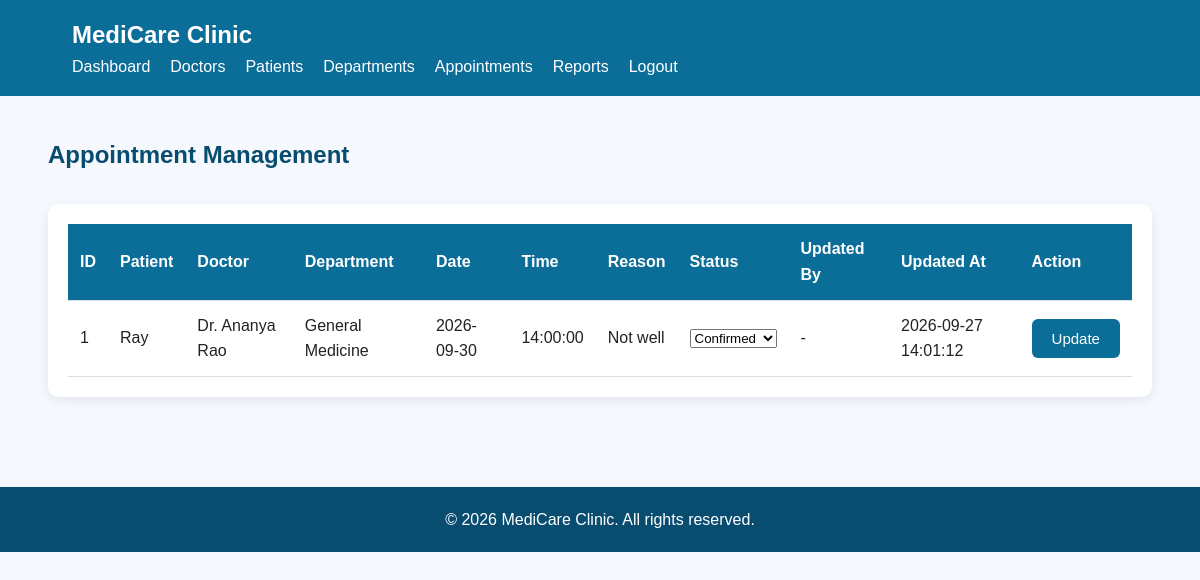
The page /admin/appointments.php (signed in) on the database its author committed.
### tables this page shows
CREATE TABLE IF NOT EXISTS `appointments` (
  `id` int(11) NOT NULL AUTO_INCREMENT,
  `patient_id` int(11) DEFAULT NULL,
  `doctor_id` int(11) DEFAULT NULL,
  `appointment_date` date NOT NULL,
  `appointment_time` time NOT NULL,
  `reason` varchar(255) DEFAULT NULL,
  `status` varchar(30) DEFAULT 'Pending',
  `updated_by` varchar(100) DEFAULT NULL,
  `updated_at` datetime DEFAULT NULL,
  PRIMARY KEY (`id`),
  KEY `patient_id` (`patient_id`),
  KEY `doctor_id` (`doctor_id`)
);

CREATE TABLE IF NOT EXISTS `users` (
  `id` int(11) NOT NULL AUTO_INCREMENT,
  `name` varchar(100) NOT NULL,
  `email` varchar(100) NOT NULL,
  `password` varchar(255) NOT NULL,
  `role` enum('patient','doctor','admin') DEFAULT 'patient',
  PRIMARY KEY (`id`),
  UNIQUE KEY `email` (`email`)
);

CREATE TABLE IF NOT EXISTS `doctors` (
  `id` int(11) NOT NULL AUTO_INCREMENT,
  `name` varchar(100) NOT NULL,
  `department` varchar(100) NOT NULL,
  `specialization` varchar(100) DEFAULT NULL,
  `phone` varchar(20) DEFAULT NULL,
  `email` varchar(100) DEFAULT NULL,
  PRIMARY KEY (`id`)
);

### admin/appointments.php (the view, shortened to what this page needs)
<?php
include "../config/database.php";
$result = $conn->query("
    SELECT
        appointments.id,
        users.name AS patient_name,
        doctors.name AS doctor_name,
        doctors.department,
        appointments.appointment_date,
        appointments.appointment_time,
        appointments.reason,
        appointments.status,
        appointments.updated_by,
        appointments.updated_at
    FROM appointments
    JOIN patients
        ON appointments.patient_id = patients.id
    JOIN users
        ON patients.user_id = users.id
    JOIN doctors
        ON appointments.doctor_id = doctors.id
    ORDER BY appointments.appointment_date DESC
");
?>
<!DOCTYPE html>
<html lang="en">
<head>
    <link
        rel="stylesheet"
        href="../css/style.css"
    >
</head>
<body>
<header>
    <div class="container">
        <div class="logo">
            MediCare Clinic
        </div>
        <nav>
            <a href="dashboard.php">Dashboard</a>
            <a href="doctors.php">Doctors</a>
            <a href="patients.php">Patients</a>
            <a href="departments.php">Departments</a>
            <a href="appointments.php">Appointments</a>
            <a href="reports.php">Reports</a>
            <a href="../logout.php">Logout</a>
        </nav>
    </div>
</header>
<section class="dashboard">
    <div class="container">
        <h1>Appointment Management</h1>
        <div class="table-container">
            <table>
                <thead>
                    <tr>
                        <th>ID</th>
                        <th>Patient</th>
                        <th>Doctor</th>
                        <th>Department</th>
                        <th>Date</th>
                        <th>Time</th>
                        <th>Reason</th>
                        <th>Status</th>
                        <th>Updated By</th>
                        <th>Updated At</th>
                        <th>Action</th>
                    </tr>
                </thead>
                <tbody>
                    <?php while ($appointment = $result->fetch_assoc()) { ?>
                        <tr>
                            <td>
                                <?php echo $appointment["id"]; ?>
                            </td>
                            <td>
                                <?php echo htmlspecialchars($appointment["patient_name"]); ?>
                            </td>
                            <td>
                                <?php echo htmlspecialchars($appointment["doctor_name"]); ?>
                            </td>
                            <td>
                                <?php echo htmlspecialchars($appointment["department"]); ?>
                            </td>
                            <td>
                                <?php echo htmlspecialchars($appointment["appointment_date"]); ?>
                            </td>
                            <td>
                                <?php echo htmlspecialchars($appointment["appointment_time"]); ?>
                            </td>
                            <td>
                                <?php echo htmlspecialchars($appointment["reason"]); ?>
                            </td>
                            <td>
                                <form method="POST">
                                    <select name="status">
                                        <option
                                            value="Confirmed"
                                            <?php
                                            if ($appointment["status"] === "Confirmed") {
                                                echo "selected";
                                            }
                                            ?>
                                        >
                                            Confirmed
                                        </option>
                                    </select>
                            </td>
                            <td>
                                <?php
                                echo $appointment["updated_by"]
                                    ? htmlspecialchars($appointment["updated_by"])
                                    : "-";
                                ?>
                            </td>
                            <td>
                                <?php
                                echo $appointment["updated_at"]
                                    ? htmlspecialchars($appointment["updated_at"])
                                    : "-";
                                ?>
                            </td>
                            <td>
                                    <button
                                        type="submit"
                                        name="update_status"
                                        class="btn"
                                    >
                                        Update
                                    </button>
                            </td>
                        </tr>
                    <?php } ?>
                </tbody>
            </table>
        </div>
    </div>
</section>
<footer>
    <p>
        &copy; 2026 MediCare Clinic. All rights reserved.
    </p>
</footer>
</body>
</html>

### css/style.css (style rules this page uses)
html, body { min-height: 100%; }
body { min-height: 100vh; display: flex; flex-direction: column; }
footer { margin-top: auto; }
* { margin: 0; padding: 0; box-sizing: border-box; }
body { font-family: Arial, sans-serif; background: #f5f8fc; color: #222; line-height: 1.6; }
header { background: #0b6e99; color: white; padding: 16px 6%; display: flex; justify-content: space-between; align-items: center; }
.logo { font-size: 24px; font-weight: bold; }
nav { display: flex; gap: 20px; flex-wrap: wrap; }
nav a { color: white; text-decoration: none; font-weight: 500; }
.btn { display: inline-block; background: #0b6e99; color: white; padding: 11px 20px; border: none; border-radius: 6px; text-decoration: none; cursor: pointer; font-size: 15px; }
.dashboard { width: 92%; max-width: 1200px; margin: 40px auto; }
.dashboard h1 { color: #084c70; margin-bottom: 10px; }
.table-container { width: 100%; overflow-x: auto; background: white; padding: 20px; margin-top: 30px; border-radius: 10px; box-shadow: 0 3px 12px rgba(0, 0, 0, 0.08); }
table { width: 100%; border-collapse: collapse; min-width: 700px; }
th, td { padding: 12px; border-bottom: 1px solid #ddd; text-align: left; }
th { background: #0b6e99; color: white; }
footer { background: #084c70; color: white; text-align: center; padding: 20px; margin-top: 50px; }

### rows shown on the page
appointments: id "1", users.name "Ray", doctor.name "Dr. Ananya Rao", doctor.department "General Medicine", appointment_date "2026-09-30", appointment_time "14:00:00", reason "Not well", status "Confirmed", updated_at "2026-09-27 14:01:12"
